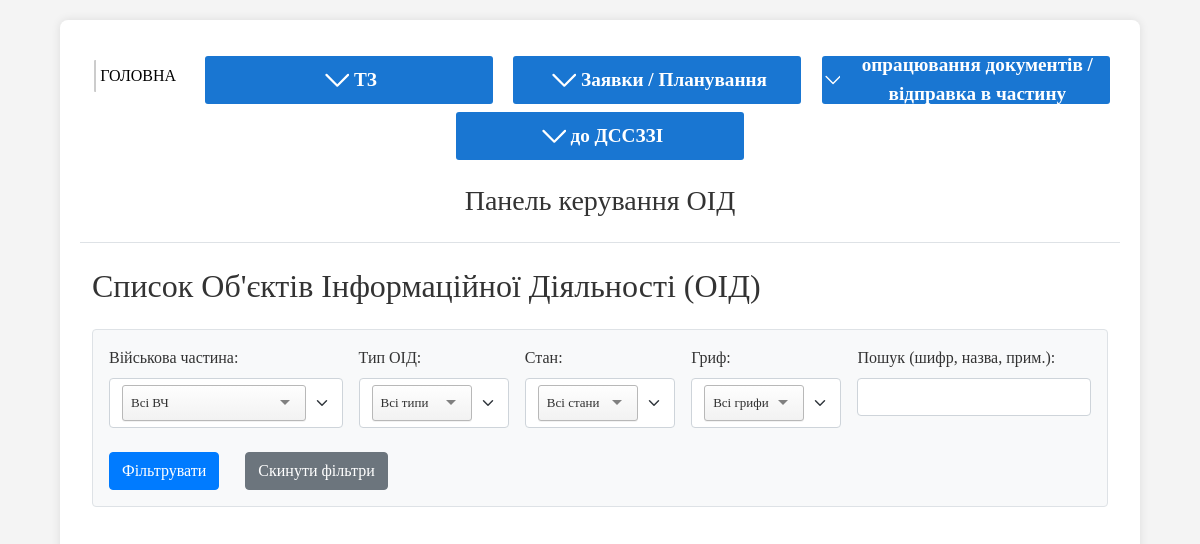
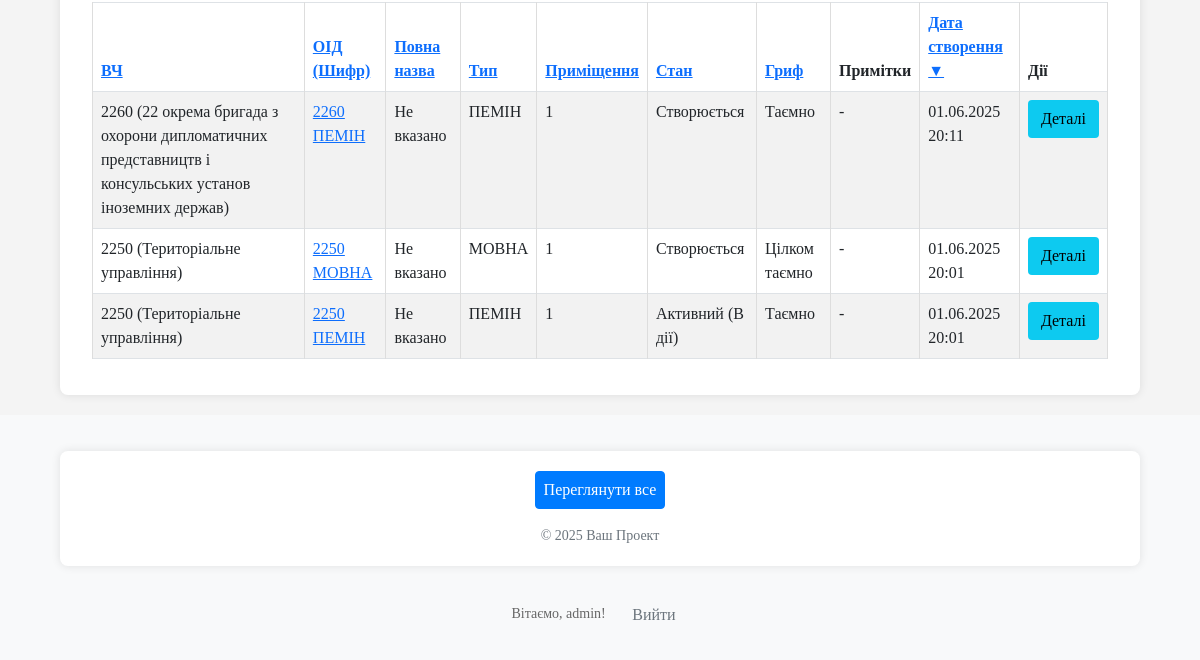
/oids/oids-list/ (signed in), run on an earlier commit of the app's database (2 pictures, top to bottom).
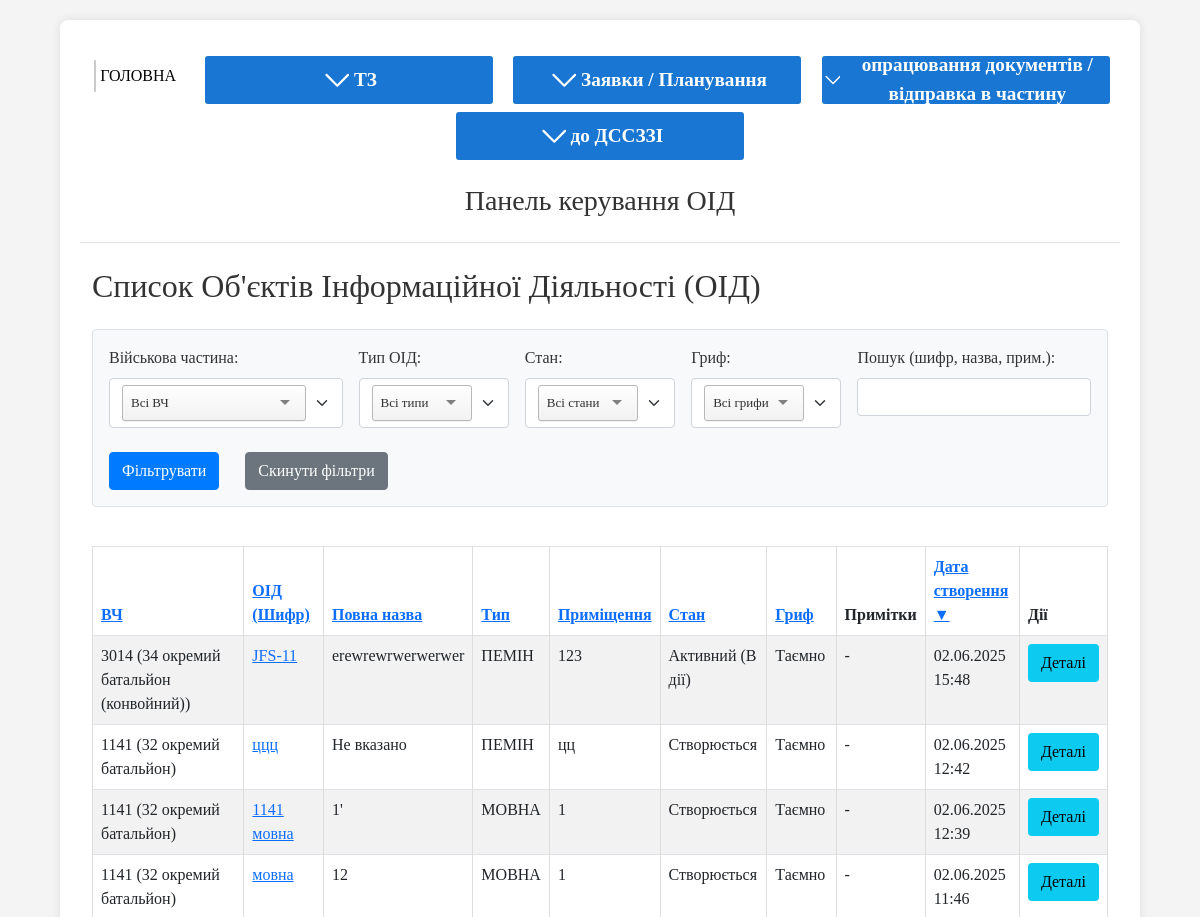
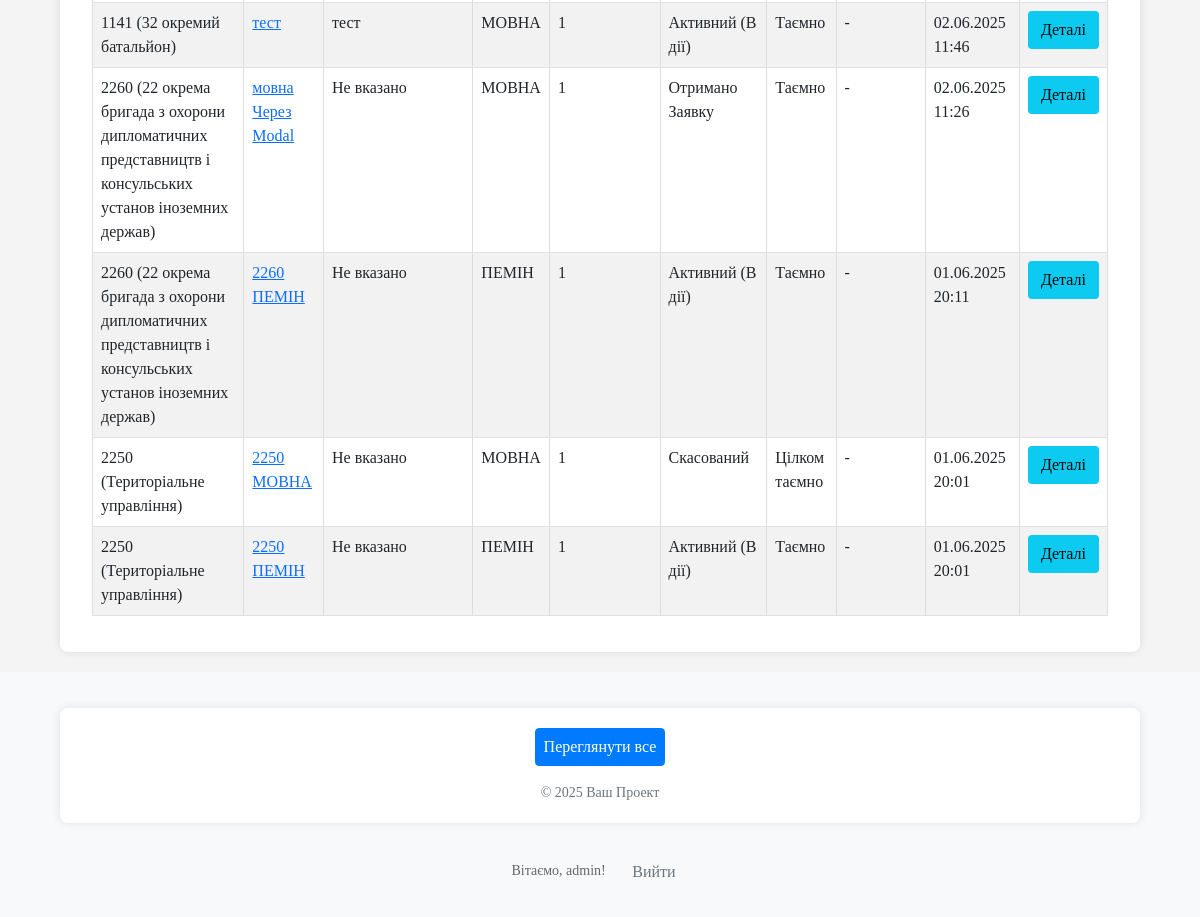
And on a later commit of the database (2 pictures, top to bottom).
### oids/models.py (models this page shows, shortened)
class OID(models.Model):
    unit = models.ForeignKey(
        Unit,
        on_delete=models.CASCADE,
        verbose_name="Військова частина",
        related_name='oids' # Дозволить отримати всі ОІД для частини: `unit_instance.oids.all()`
    )
    oid_type = models.CharField(max_length=10, choices=OIDTypeChoices.choices, verbose_name="Тип ОІД")
    cipher = models.CharField(max_length=100, verbose_name="Шифр ОІД", unique=True) # Додав шифр, як вказано в описі
    sec_level = models.CharField(max_length=15, choices=SecLevelChoices.choices, verbose_name="Гриф")
    full_name = models.CharField(max_length=255, verbose_name="Повна назва ОІД", blank=True, null=True) # Змінив name на full_name
    room = models.CharField(max_length=255, verbose_name="Приміщення №")
    status = models.CharField(max_length=30, choices=OIDStatusChoices.choices, default=OIDStatusChoices.NEW, verbose_name="Поточний стан ОІД")
    note = models.TextField(verbose_name="Примітка", blank=True, null=True)
    created_at = models.DateTimeField(auto_now_add=True, verbose_name="Дата створення запису")
    updated_at = models.DateTimeField(auto_now=True, verbose_name="Дата останнього оновлення")
    history = HistoricalRecords()
    class Meta:
        verbose_name = "Об’єкт інформаційної діяльності (ОІД)"
        verbose_name_plural = "Об’єкти інформаційної діяльності (ОІД)"

class Unit(models.Model):
    territorial_management = models.ForeignKey(
        TerritorialManagement,
        on_delete=models.SET_NULL, # Якщо ТУ видаляється, частина може залишитися, але без прив'язки до ТУ.
        null=True,
        blank=True,
        verbose_name="Територіальне управління",
        related_name='units' # Дозволить отримати всі частини для ТУ: `tu_instance.units.all()`
    )
    code = models.CharField(max_length=50, unique=True, verbose_name="Код частини (номер)")
    name = models.CharField(max_length=255, verbose_name="Назва військової частини", blank=True, null=True) # Можливо, назва не завжди потрібна, якщо є код
    city = models.CharField(max_length=100, verbose_name="Місто розташування") # Збільшив max_length для міст
    distance_from_gu = models.PositiveIntegerField(verbose_name="Відстань від ГУ (км)", blank=True, null=True) # Змінив на PositiveIntegerField
    unit_groups = models.ManyToManyField(
        UnitGroup,
        blank=True,
        verbose_name="Групи військових частин",
        related_name='units' # Дозволить отримати всі частини для групи: `group_instance.units.all()`
    )
    note = models.TextField(verbose_name="Примітки", blank=True, null=True)
    class Meta:
        verbose_name = "Військова частина"
        verbose_name_plural = "Військові частини"

### oids/views.py (the view, shortened to what this page needs)
# urls.py: path('oids-list/', views.oid_list_view, name='list_oids'), # назва oids_list_view щоб не плутати з oid_detail_view
@login_required
def oid_list_view(request):
    oid_list_queryset = OID.objects.select_related(
        'unit',  # Завантажуємо пов'язану військову частину
        'unit__territorial_management' # А також ТУ для ВЧ, якщо потрібно (наприклад, для відображення)
    )
    filter_unit_id_str = request.GET.get('filter_unit')
    filter_oid_type = request.GET.get('filter_oid_type')
    filter_status = request.GET.get('filter_status')
    filter_sec_level = request.GET.get('filter_sec_level')
    search_query = request.GET.get('search_query')
    current_filter_unit_id = None
    if filter_unit_id_str and filter_unit_id_str.isdigit():
        current_filter_unit_id = int(filter_unit_id_str)
        oid_list_queryset = oid_list_queryset.filter(unit__id=current_filter_unit_id)
    if filter_oid_type:
        oid_list_queryset = oid_list_queryset.filter(oid_type=filter_oid_type)
    if filter_status:
        oid_list_queryset = oid_list_queryset.filter(status=filter_status)
    if filter_sec_level:
        oid_list_queryset = oid_list_queryset.filter(sec_level=filter_sec_level)
    sort_by_param = request.GET.get('sort_by', '-created_at') # За замовчуванням - новіші ОІД
    sort_order_from_request = request.GET.get('sort_order', '') # 'asc' або 'desc'
    actual_sort_order_is_desc = False
    if sort_by_param.startswith('-'):
        actual_sort_order_is_desc = True
        sort_by_param_cleaned = sort_by_param[1:]
    else:
        sort_by_param_cleaned = sort_by_param
        if sort_order_from_request == 'desc':
            actual_sort_order_is_desc = True
    valid_sort_fields = {
        'unit': 'unit__code',
        'cipher': 'cipher',
        'full_name': 'full_name',
        'oid_type': 'oid_type',
        'room': 'room',
        'status': 'status',
        'sec_level': 'sec_level',
        'created_at': 'created_at' # Додаємо поле для сортування за датою створення
    }
    order_by_field_key = valid_sort_fields.get(sort_by_param_cleaned, 'created_at')
    final_order_by_field = f"-{order_by_field_key}" if actual_sort_order_is_desc else order_by_field_key
    if order_by_field_key == 'created_at':
        secondary_sort = 'cipher'
    elif order_by_field_key == 'cipher':
        secondary_sort = '-created_at'
    else:
        secondary_sort = '-created_at' # Загальне вторинне сортування
    oid_list_queryset = oid_list_queryset.order_by(final_order_by_field, secondary_sort)
    paginator = Paginator(oid_list_queryset, 25) # 25 ОІД на сторінку
    page_number = request.GET.get('page')
    page_obj = paginator.get_page(page_number)
    units_for_filter = Unit.objects.all().order_by('code')
    oid_type_choices_for_filter = OIDTypeChoices.choices
    oid_status_choices_for_filter = OIDStatusChoices.choices
    sec_level_choices_for_filter = SecLevelChoices.choices
    context = {
        'page_title': 'Список Об\'єктів Інформаційної Діяльності (ОІД)',
        'object_list': page_obj, # 'object_list' використовується у вашому шаблоні
        'page_obj': page_obj,    # для пагінації
        'units_for_filter': units_for_filter,
        'oid_type_choices_for_filter': oid_type_choices_for_filter,
        'oid_status_choices_for_filter': oid_status_choices_for_filter,
        'sec_level_choices_for_filter': sec_level_choices_for_filter,
        'current_filter_unit_id': current_filter_unit_id,
        'current_filter_oid_type': filter_oid_type,
        'current_filter_status': filter_status,
        'current_filter_sec_level': filter_sec_level,
        'current_search_query': search_query,
        'current_sort_by': sort_by_param_cleaned, # Чистий параметр сортування
        'current_sort_order_is_desc': actual_sort_order_is_desc, # Поточний напрямок desc (true/false)
    }
    return render(request, 'oids/lists/oid_list.html', context)

### oids/templates/oids/lists/oid_list.html (shortened to what this page needs)
{% extends "oids/base.html" %}
{% block content %}
<div class="container-fluid">
	<h2 class="mb-4">{{ page_title }}</h2>
	<form method="GET" action="{% url 'oids:list_oids' %}" class="mb-4 p-3 border bg-light rounded">
		<div class="row g-3">
			<div class="col-md-3">
                <label for="filter_unit" class="form-label">Військова частина:</label>
            </div>
			<div class="col-md-2">
				<label for="filter_oid_type" class="form-label">Тип ОІД:</label>
			</div>
			<div class="col-md-2">
				<label for="filter_status" class="form-label">Стан:</label>
			</div>
			<div class="col-md-2">
				<label for="filter_sec_level" class="form-label">Гриф:</label>
			</div>
			<div class="col-md-3">
				<label for="search_query_filter_oid" class="form-label">Пошук (шифр, назва, прим.):</label>
				<input type="text" name="search_query" id="search_query_filter_oid" class="form-control" value="{{ current_search_query|default:'' }}">
			</div>
		</div>
		<div class="row g-3 mt-2">
			<div class="col-md-auto">
				<button type="submit" class="btn btn-primary">Фільтрувати</button>
			</div>
			<div class="col-md-auto">
				<a href="{% url 'oids:list_oids' %}" class="btn btn-secondary">Скинути фільтри</a>
			</div>
		</div>
	</form>
	{% if object_list %}
	<div class="table-responsive">
		<table class="table table-striped table-bordered table-hover">
			<thead class="thead-dark">
				<tr>
					{% url 'oids:list_oids' as list_url %}
					{% with unit_param=current_filter_unit_id|default_if_none:""|stringformat:"s" type_param=current_filter_oid_type|default_if_none:"" status_param=current_filter_status|default_if_none:"" sec_param=current_filter_sec_level|default_if_none:"" search_param=current_search_query|default_if_none:"" %}
					{% with base_filter_params="filter_unit="|add:unit_param|add:"&filter_oid_type="|add:type_param|add:"&filter_status="|add:status_param|add:"&filter_sec_level="|add:sec_param|add:"&search_query="|add:search_param %}
					<th>
						<a href="{{ list_url }}?sort_by=unit&sort_order={% if current_sort_by == 'unit' and not current_sort_order_is_desc %}desc{% else %}asc{% endif %}&{{ base_filter_params }}">
							ВЧ {% if current_sort_by == 'unit' %}{% if current_sort_order_is_desc %}▼{% else %}▲{% endif %}{% endif %}
						</a>
					</th>
					<th>
						<a href="{{ list_url }}?sort_by=cipher&sort_order={% if current_sort_by == 'cipher' and not current_sort_order_is_desc %}desc{% else %}asc{% endif %}&{{ base_filter_params }}">
							ОІД (Шифр) {% if current_sort_by == 'cipher' %}{% if current_sort_order_is_desc %}▼{% else %}▲{% endif %}{% endif %}
						</a>
					</th>
					<th>
						<a href="{{ list_url }}?sort_by=full_name&sort_order={% if current_sort_by == 'full_name' and not current_sort_order_is_desc %}desc{% else %}asc{% endif %}&{{ base_filter_params }}">
							Повна назва {% if current_sort_by == 'full_name' %}{% if current_sort_order_is_desc %}▼{% else %}▲{% endif %}{% endif %}
						</a>
					</th>
					<th>
						<a href="{{ list_url }}?sort_by=oid_type&sort_order={% if current_sort_by == 'oid_type' and not current_sort_order_is_desc %}desc{% else %}asc{% endif %}&{{ base_filter_params }}">
							Тип {% if current_sort_by == 'oid_type' %}{% if current_sort_order_is_desc %}▼{% else %}▲{% endif %}{% endif %}
						</a>
					</th>
					<th>
						<a href="{{ list_url }}?sort_by=room&sort_order={% if current_sort_by == 'room' and not current_sort_order_is_desc %}desc{% else %}asc{% endif %}&{{ base_filter_params }}">
							Приміщення {% if current_sort_by == 'room' %}{% if current_sort_order_is_desc %}▼{% else %}▲{% endif %}{% endif %}
						</a>
					</th>
					<th>
						<a href="{{ list_url }}?sort_by=status&sort_order={% if current_sort_by == 'status' and not current_sort_order_is_desc %}desc{% else %}asc{% endif %}&{{ base_filter_params }}">
							Стан {% if current_sort_by == 'status' %}{% if current_sort_order_is_desc %}▼{% else %}▲{% endif %}{% endif %}
						</a>
					</th>
					<th>
						<a href="{{ list_url }}?sort_by=sec_level&sort_order={% if current_sort_by == 'sec_level' and not current_sort_order_is_desc %}desc{% else %}asc{% endif %}&{{ base_filter_params }}">
							Гриф {% if current_sort_by == 'sec_level' %}{% if current_sort_order_is_desc %}▼{% else %}▲{% endif %}{% endif %}
						</a>
					</th>
					<th>Примітки</th>
					<th>
						<a href="{{ list_url }}?sort_by=created_at&sort_order={% if current_sort_by == 'created_at' and not current_sort_order_is_desc %}desc{% else %}asc{% endif %}&{{ base_filter_params }}">
							Дата створення {% if current_sort_by == 'created_at' %}{% if current_sort_order_is_desc %}▼{% else %}▲{% endif %}{% endif %}
						</a>
					</th>
					<th>Дії</th>
					{% endwith %}
					{% endwith %}
				</tr>
			</thead>
			<tbody>
				{% for oid_item in object_list %}
				<tr>
					<td>
						{% if oid_item.unit %}
						{{ oid_item.unit.code }}
						{% if oid_item.unit.name %}({{ oid_item.unit.name }}){% endif %}
						{% else %}
						N/A
						{% endif %}
					</td>
					<td>
						<a href="{% url 'oids:oid_detail_view_name' oid_item.id %}">
							{{ oid_item.cipher }}
						</a>
					</td>
					<td>{{ oid_item.full_name|default_if_none:"Не вказано" }}</td>
					<td>{{ oid_item.get_oid_type_display }}</td>
					<td>{{ oid_item.room|default_if_none:"-" }}</td>
					<td>{{ oid_item.get_status_display }}</td>
					<td>{{ oid_item.get_sec_level_display }}</td>
					<td>{{ oid_item.note|truncatewords:10|default:"-" }}</td>
					<td>{{ oid_item.created_at|date:"d.m.Y H:i"|default:"-" }}</td>
					<td>
						<a href="{% url 'oids:oid_detail_view_name' oid_item.id %}" class="btn btn-sm btn-info">Деталі</a>
					</td>
				</tr>
				{% endfor %}
			</tbody>
		</table>
	</div>
	{% endif %}
</div>
{% endblock %}

### oids/templates/oids/base.html (shortened to what this page needs)
{% load static %}
<!DOCTYPE html>
<html lang="uk">
<head>
	<link href="https://cdn.jsdelivr.net/npm/bootstrap@5.0.2/dist/css/bootstrap.min.css" rel="stylesheet">
	<link rel="stylesheet" href="{% static 'oids/css/tom-select.default.min.css' %}">
	<link rel="stylesheet" href="{% static 'oids/css/style.css' %}">
</head>
<body>
	<div class="container">
		<header class="header py-3 mb-4 border-bottom">
			<nav class="mb-3">
			<ul class="nav nav-pills">
				<li class="nav-item">
					<a href="{% url 'oids:main_dashboard' %}" class="menu__link">ГОЛОВНА</a>
				</li>
				<li class="nav-item">
						<div class="menu">
							<button class="menu__button">
								<svg class="menu__button-icon" xmlns="http://www.w3.org/2000/svg" fill="none" viewBox="0 0 20 24"
									stroke-width="1.5" stroke="currentColor">
									<path stroke-linecap="round" stroke-linejoin="round" d="m19.5 8.25-7.5 7.5-7.5-7.5" />
								</svg>
								ТЗ
							</button>
						</div>
				</li>
				<li>
					<div class="menu">
							<button class="menu__button">
								<svg class="menu__button-icon" xmlns="http://www.w3.org/2000/svg" fill="none" viewBox="0 0 20 24"
									stroke-width="1.5" stroke="currentColor">
									<path stroke-linecap="round" stroke-linejoin="round" d="m19.5 8.25-7.5 7.5-7.5-7.5" />
								</svg>
								Заявки / Планування
							</button>
						</div></li>
				<li><div class="menu">
							<button class="menu__button">
								<svg class="menu__button-icon" xmlns="http://www.w3.org/2000/svg" fill="none" viewBox="0 0 20 24"
									stroke-width="1.5" stroke="currentColor">
									<path stroke-linecap="round" stroke-linejoin="round" d="m19.5 8.25-7.5 7.5-7.5-7.5" />
								</svg>
								опрацювання документів / відправка в частину
							</button>
						</div>
					</li>
				<li><div class="menu">
							<button class="menu__button">
								<svg class="menu__button-icon" xmlns="http://www.w3.org/2000/svg" fill="none" viewBox="0 0 20 24"
									stroke-width="1.5" stroke="currentColor">
									<path stroke-linecap="round" stroke-linejoin="round" d="m19.5 8.25-7.5 7.5-7.5-7.5" />
								</svg>
								до ДССЗЗІ
							</button>
						</div></li>
			</ul>
		</nav>
			<h1 class="h3">{% block page_title %}Панель керування ОІД{% endblock %}</h1>
		</header>
		<main class="content">
			{% block content %}
			{% endblock %}
		</main>
	</div>
	<footer class="footer mt-auto py-3 bg-light">
		<div class="container text-center">
			<nav class="mb-2">
				<ul class="nav justify-content-center">
					<li class="nav-item"><a href="{% url 'oids:summary_information_hub' %}" class="nav-link px-2 btn btn-primary">Переглянути все</a></li>
				</ul>
			</nav>
			<span class="text-muted">&copy; {% now "Y" %} Ваш Проект</span>
		</div>
	<div class="user-nav" style="text-align: center; padding: 10px;">
    {% if user.is_authenticated %}
        Вітаємо, {{ user.username }}!
        <form method="post" action="{% url 'logout' %}" style="display: inline; margin-left: 10px;">
            <button type="submit" class="btn btn-sm btn-outline-secondary">Вийти</button>
        </form>
    {% else %}
        <a href="{% url 'login' %}" class="btn btn-sm btn-outline-primary">Увійти</a>
    {% endif %}
</div>
	</footer>
</body>
</html>

What changed in the data, as far as the page shows it:
added OID: unit.code "3014", unit.name "34 окремий батальйон (конвойний)", cipher "JFS-11", full_name "erewrewrwerwerwer", oid_type "ПЕМІН", room "123", status "Активний (В дії)", sec_level "Таємно", note "-", created_at "02.06.2025 15:48"
added OID: unit.code "1141", unit.name "32 окремий батальйон", cipher "ццц", full_name "Не вказано", oid_type "ПЕМІН", room "цц", status "Створюється", sec_level "Таємно", note "-", created_at "02.06.2025 12:42"
added OID: unit.code "1141", unit.name "32 окремий батальйон", cipher "1141 мовна", full_name "1'", oid_type "МОВНА", room "1", status "Створюється", sec_level "Таємно", note "-", created_at "02.06.2025 12:39"
added OID: unit.code "1141", unit.name "32 окремий батальйон", cipher "мовна", full_name "12", oid_type "МОВНА", room "1", status "Створюється", sec_level "Таємно", note "-", created_at "02.06.2025 11:46"
added OID: unit.code "1141", unit.name "32 окремий батальйон", cipher "тест", full_name "тест", oid_type "МОВНА", room "1", status "Активний (В дії)", sec_level "Таємно", note "-", created_at "02.06.2025 11:46"
added OID: unit.code "2260", unit.name "22 окрема бригада з охорони дипломатичних представництв і консульських установ іноземних держав", cipher "мовна Через Modal", full_name "Не вказано", oid_type "МОВНА", room "1", status "Отримано Заявку", sec_level "Таємно", note "-", created_at "02.06.2025 11:26"
changed OID "2260 ПЕМІН": status "Створюється" → "Активний (В дії)"
changed OID "2250 МОВНА": status "Створюється" → "Скасований"
